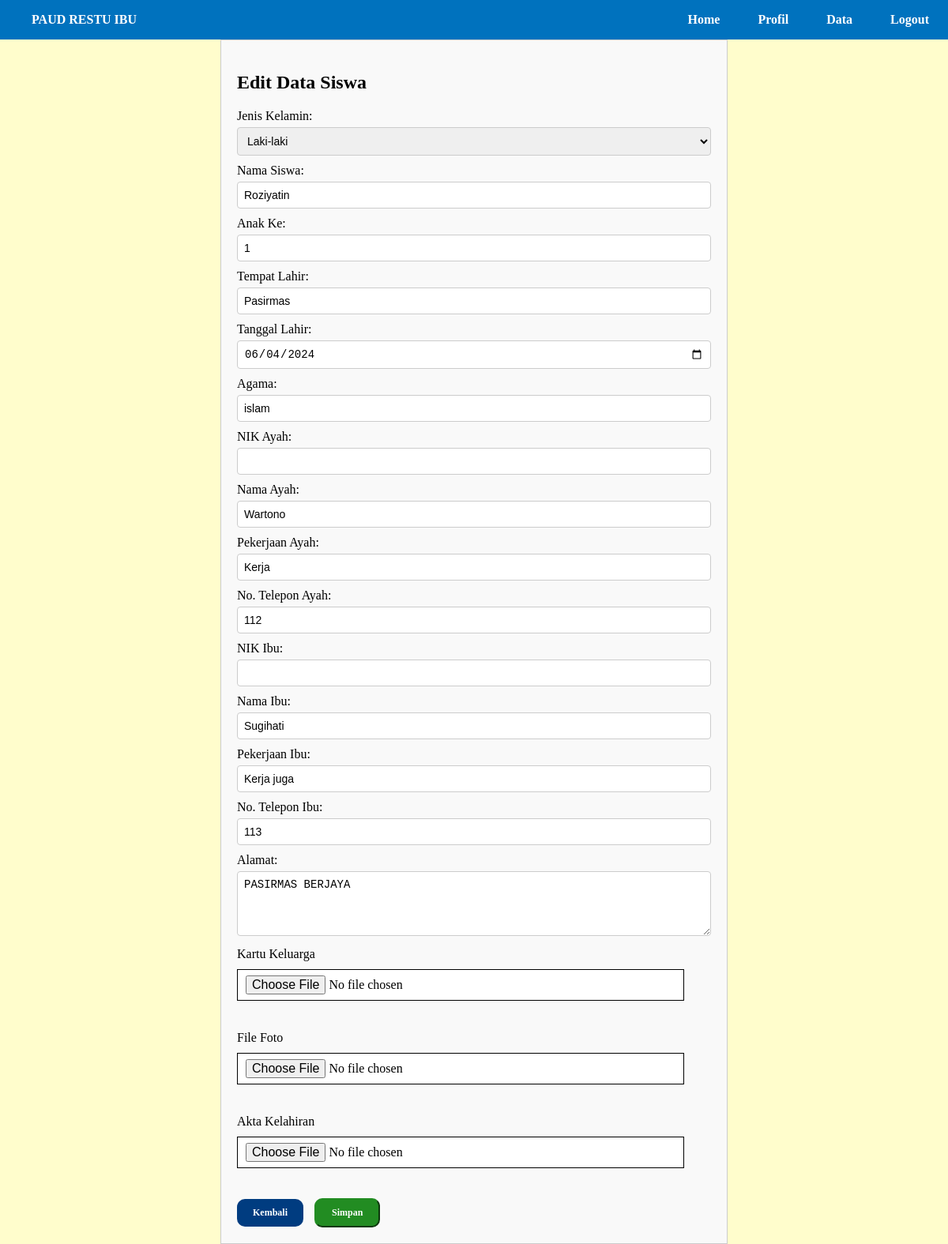
The page /edit_data.php?nik_siswa=111 on the database its author committed.
### tables this page shows
CREATE TABLE `siswa` (
  `nik_siswa` varchar(30) NOT NULL,
  `nm_siswa` varchar(30) NOT NULL,
  `tempat_lahir` varchar(30) NOT NULL,
  `tanggal_lahir` varchar(15) NOT NULL,
  `jenkel` varchar(15) NOT NULL,
  `anak_ke` varchar(5) NOT NULL,
  `agama` varchar(15) NOT NULL,
  `nm_ayah` varchar(40) NOT NULL,
  `pek_ayah` varchar(40) NOT NULL,
  `no_ayah` varchar(15) NOT NULL,
  `nm_ibu` varchar(40) NOT NULL,
  `pek_ibu` varchar(40) NOT NULL,
  `no_ibu` varchar(15) NOT NULL,
  `alamat` text NOT NULL,
  `status` varchar(20) NOT NULL
);

### edit_data.php (the view, shortened to what this page needs)
<!DOCTYPE html>
<html>
<head>
    <link rel="stylesheet" href="style.css">
</head>
<body>
    <?php
    include 'navbar_ad.php';
    include 'dbsirebu.php';
    $nik_siswa = $_GET['nik_siswa'];
    $query = "SELECT * FROM siswa WHERE nik_siswa = '$nik_siswa'";
    $result = mysqli_query($db, $query);
    $siswa = mysqli_fetch_assoc($result);
    ?>
    <div class="form_edit">
        <h2>Edit Data Siswa</h2>
        <form action="edit_data_proses.php" method="POST" enctype="multipart/form-data">
            <label>Jenis Kelamin:</label>
            <select name="jenkel" required>
                <option value="Laki-laki" <?php if ($siswa['jenkel'] == 'Laki-laki') echo 'selected'; ?>>Laki-laki</option>
            </select>
            <label>Nama Siswa:</label>
            <input type="text" name="nama_siswa" value="<?php echo $siswa['nm_siswa']; ?>" required>
            <label>Anak Ke:</label>
            <input type="number" name="anak_ke" value="<?php echo $siswa['anak_ke']; ?>" required>
            <label>Tempat Lahir:</label>
            <input type="text" name="tempat_lahir" value="<?php echo $siswa['tempat_lahir']; ?>" required>
            <label>Tanggal Lahir:</label>
            <input type="date" name="tanggal_lahir" value="<?php echo $siswa['tanggal_lahir']; ?>" required>
            <label>Agama:</label>
            <input type="text" name="agama" value="<?php echo $siswa['agama']; ?>" required>
            <label>NIK Ayah:</label>
            <input type="text" name="nik_ayah" value="<?php echo $siswa['nik_ayah']; ?>" required>
            <label>Nama Ayah:</label>
            <input type="text" name="nm_ayah" value="<?php echo $siswa['nm_ayah']; ?>" required>
            <label>Pekerjaan Ayah:</label>
            <input type="text" name="pek_ayah" value="<?php echo $siswa['pek_ayah']; ?>" required>
            <label>No. Telepon Ayah:</label>
            <input type="text" name="no_ayah" value="<?php echo $siswa['no_ayah']; ?>" required>
            <label>NIK Ibu:</label>
            <input type="text" name="nik_ibu" value="<?php echo $siswa['nik_ibu']; ?>" required>
            <label>Nama Ibu:</label>
            <input type="text" name="nm_ibu" value="<?php echo $siswa['nm_ibu']; ?>" required>
            <label>Pekerjaan Ibu:</label>
            <input type="text" name="pek_ibu" value="<?php echo $siswa['pek_ibu']; ?>" required>
            <label>No. Telepon Ibu:</label>
            <input type="text" name="no_ibu" value="<?php echo $siswa['no_ibu']; ?>" required>
            <label>Alamat:</label>
            <textarea name="alamat" rows="4" required><?php echo $siswa['alamat']; ?></textarea>
            <br><tr>
                <td class="label_pendaftaran">Kartu Keluarga</td><br>
                <td colspan="2"><input class="upload_pendaftaran" type="file" name="file_kartu_keluarga" required></td><br>
            </tr>
            <br><tr>
                <td class="label_pendaftaran">File Foto</td><br>
                <td colspan="2"><input class="upload_pendaftaran" type="file" name="file_foto" required></td><br>
            </tr>
            <br><tr>
                <td class="label_pendaftaran">Akta Kelahiran</td><br>
                <td colspan="2"><input class="upload_pendaftaran" type="file" name="file_akta_kelahiran" required></td><br>
            </tr>
            <br>
            <td><a class="kembali_pendaftaran" href="ad_data.php">Kembali</a> <input type="submit" name="simpan" onclick="return confirm('Yakin Data Disimpan?')" value="Simpan" id="tombol-simpan" class="simpan_pendaftaran"></td>
        </form>
    </div>
</body>
</html>

### style.css (style rules this page uses)
body { background-color: #FFFDCC; padding: 0; margin: 0; }
.upload_pendaftaran { font-family: Verdana; font-size:16px; text-decoration: none; background-color:white; border-style: solid; border-width: 1px; padding: 7px 74px 7px 10px; margin-bottom: 20px; resize:vertical; width: 80%; }
.kembali_pendaftaran { font-family:Verdana; font-weight: bold; position: relative; cursor: pointer; font-size: 12px; background-color: #003C80; color: white; padding: 10px 20px; border-color: #5C2215; border-radius:10px; text-align: center; text-decoration: none; display: inline-block; }
.simpan_pendaftaran { font-family:Verdana; font-weight: bold; position: relative; cursor: pointer; font-size: 12px; background-color: #228c22; color: white; padding: 9px 20px; margin-left: 10px; border-color: #228c22; border-radius:10px; text-align: center; text-decoration: none; display: inline-block; }

### edit_data.php (style rules this page uses)
.form_edit { font-family: Verdana; margin: auto; width: 50%; padding: 20px; border: 1px solid #ccc; background-color: #f9f9f9; }
label { display: block; margin-bottom: 5px; }
input[type="text"], input[type="number"], input[type="date"], textarea, select { width: 100%; padding: 8px; margin-bottom: 10px; box-sizing: border-box; border: 1px solid #ccc; border-radius: 4px; font-size: 14px; }
input[type="file"] { margin-top: 10px; }

### rows shown on the page
siswa: nama_siswa "Roziyatin", anak_ke "1", tempat_lahir "Pasirmas", tanggal_lahir "06/04/2024", agama "islam", nm_ayah "Wartono", pek_ayah "Kerja", no_ayah "112", nm_ibu "Sugihati", pek_ibu "Kerja juga", no_ibu "113", alamat "PASIRMAS BERJAYA"
